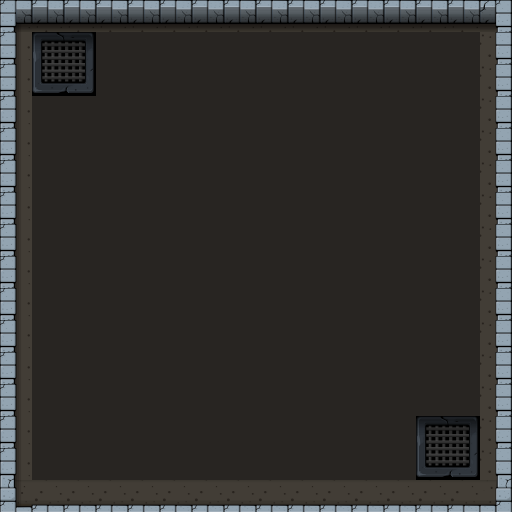

This game map was drawn from its Tiled (.tmx) file and the tilesets committed beside it. A one-line description and the full map source follow:
An orthogonal 16x16 tile map with 32x32 px tiles, 2 tile layers (Tile Layer 1, Tile Layer 2).

<map version="1.10" tiledversion="1.10.2" orientation="orthogonal" renderorder="right-down" width="16" height="16" tilewidth="32" tileheight="32" infinite="0" nextlayerid="3" nextobjectid="1">
 <tileset firstgid="1" source="../../../Game Resources/Dungeon Area 1.tsx" />
 <layer id="1" name="Tile Layer 1" width="16" height="16">
  <data encoding="csv">
41,215,215,215,215,215,215,215,215,215,215,215,215,215,215,48,
245,262,262,262,262,262,262,262,262,262,262,262,262,262,262,298,
245,262,262,262,262,262,262,262,262,262,262,262,262,262,262,298,
245,262,262,262,262,262,262,262,262,262,262,262,262,262,262,298,
245,262,262,262,262,262,262,262,262,262,262,262,262,262,262,298,
245,262,262,262,262,262,262,262,262,262,262,262,262,262,262,298,
245,262,262,262,262,262,262,262,262,262,262,262,262,262,262,298,
245,262,262,262,262,262,262,262,262,262,262,262,262,262,262,298,
245,262,262,262,262,262,262,262,262,262,262,262,262,262,262,298,
245,262,262,262,262,262,262,262,262,262,262,262,262,262,262,298,
245,262,262,262,262,262,262,262,262,262,262,262,262,262,262,298,
245,262,262,262,262,262,262,262,262,262,262,262,262,262,262,298,
245,262,262,262,262,262,262,262,262,262,262,262,262,262,262,298,
245,262,262,262,262,262,262,262,262,262,262,262,262,262,262,298,
245,262,262,262,262,262,262,262,262,262,262,262,262,262,262,298,
61,67,67,67,67,67,67,67,67,67,67,67,67,67,67,68
</data>
 </layer>
 <layer id="2" name="Tile Layer 2" width="16" height="16">
  <data encoding="csv">
0,0,0,0,0,0,0,0,0,0,0,0,0,0,0,0,
0,85,86,0,0,0,0,0,0,0,0,0,0,0,0,0,
0,105,106,0,0,0,0,0,0,0,0,0,0,0,0,0,
0,0,0,0,0,0,0,0,0,0,0,0,0,0,0,0,
0,0,0,0,0,0,0,0,0,0,0,0,0,0,0,0,
0,0,0,0,0,0,0,0,0,0,0,0,0,0,0,0,
0,0,0,0,0,0,0,0,0,0,0,0,0,0,0,0,
0,0,0,0,0,0,0,0,0,0,0,0,0,0,0,0,
0,0,0,0,0,0,0,0,0,0,0,0,0,0,0,0,
0,0,0,0,0,0,0,0,0,0,0,0,0,0,0,0,
0,0,0,0,0,0,0,0,0,0,0,0,0,0,0,0,
0,0,0,0,0,0,0,0,0,0,0,0,0,0,0,0,
0,0,0,0,0,0,0,0,0,0,0,0,0,0,0,0,
0,0,0,0,0,0,0,0,0,0,0,0,0,85,86,0,
0,0,0,0,0,0,0,0,0,0,0,0,0,105,106,0,
0,0,0,0,0,0,0,0,0,0,0,0,0,0,0,0
</data>
 </layer>
</map>
